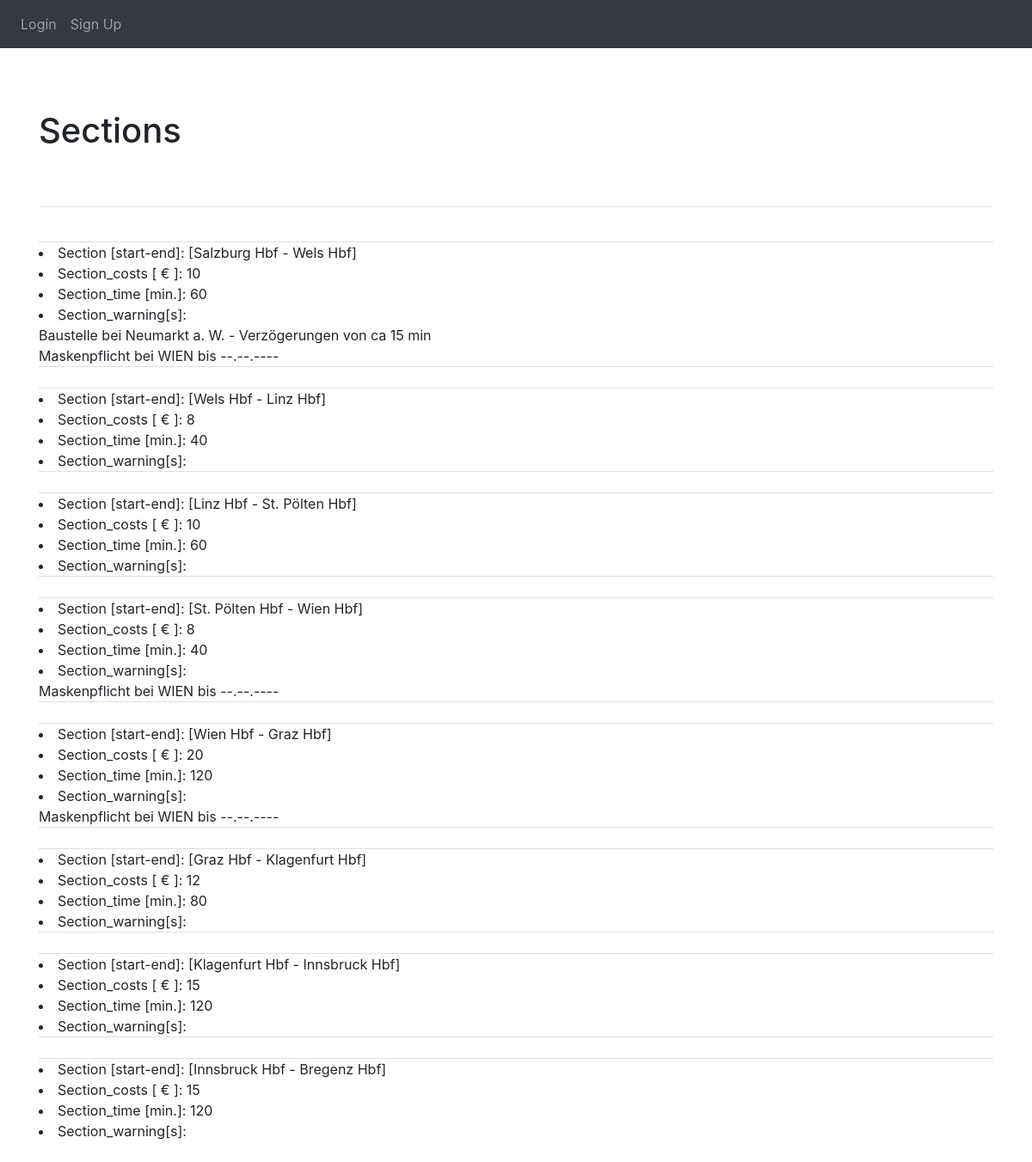
Screenshot of /all_sections with the database file from the repository.
### website/models.py (models this page shows, shortened)
class SectionModel(db.Model):
    id = db.Column(db.Integer, primary_key=True)
    start = db.relationship('TrainstationModel', foreign_keys='SectionModel.start_id')
    start_id = db.Column(db.Integer, db.ForeignKey('trainstation_model.id'))
    end = db.relationship('TrainstationModel', foreign_keys='SectionModel.end_id')
    end_id = db.Column(db.Integer, db.ForeignKey('trainstation_model.id'))
    track = db.Column(db.String(100), nullable=False)
    fee = db.Column(db.Integer, nullable=False)
    time = db.Column(db.Integer, nullable=False)
    section_warnings = db.relationship('WarningModel',
                                       lazy='joined',
                                       backref=db.backref('section', lazy='joined'))

class TrainstationModel(db.Model):
    id = db.Column(db.Integer, primary_key=True)
    name = db.Column(db.String(100), nullable=False)
    address = db.Column(db.String(100), nullable=False)

class WarningModel(db.Model):
    id = db.Column(db.Integer, primary_key=True)
    warnings = db.Column(db.String(1000), nullable=False)
    warning_section = db.relationship('SectionModel', foreign_keys='WarningModel.section_id')
    section_id = db.Column(db.Integer, db.ForeignKey('section_model.id'))

### website/views.py (the view, shortened to what this page needs)
@views.route('/all_sections', methods=['GET', 'POST'])
def get_all_sections():
    all_sections = SectionModel.query.all()
    all_trainstations = TrainstationModel.query.all()
    all_warnings = WarningModel.query.all()
    return render_template("sections.html", user=current_user, all_sections=all_sections,
                           all_trainstations=all_trainstations, all_warnings=all_warnings)

### website/templates/sections.html (shortened to what this page needs)
{% extends "base.html" %}
{% block content %}
<dif class="container">
    <h1 class="py-5">Sections</h1>
    <hr />
    <u1 class="list-group list-group-flush" id="section-list">
        {% for sec in all_sections %}
            <li id="{{ sec.id }}" class="entry list-group-item">
                <li>
                    <span class="field-name":>Section [start-end]:</span>
                    <span class="field-value">[{{ sec.start.name }} - {{ sec.end.name }}]</span>
                </li>
                <li>
                    <span class="field-name":>Section_costs [ € ]:</span>
                    <span class="field-value">{{ sec.fee }}</span>
                </li>
                <li>
                    <span class="field-name":>Section_time [min.]:</span>
                    <span class="field-value">{{ sec.time }}</span>
                </li>
                <li>
                    <span class="field-name":>Section_warning[s]:</span>
                    <br>
                    {% for s in sec.section_warnings %}
                    <span class="field-value">{{ s.warnings }}
                    </span>
                    <br>
                    {% endfor %}
                </li>
            </li>
        {% endfor %}
    </u1>
</dif>
<br />
{% endblock %}

### rows the page displays
SectionModel: start.name "Salzburg Hbf", end.name "Wels Hbf", fee "10", time "60"
WarningModel: warnings "Baustelle bei Neumarkt a. W. - Verzögerungen von ca 15 min"
WarningModel: warnings "Maskenpflicht bei WIEN bis --.--.----"
SectionModel: start.name "Wels Hbf", end.name "Linz Hbf", fee "8", time "40"
SectionModel: start.name "Linz Hbf", end.name "St. Pölten Hbf", fee "10", time "60"
SectionModel: start.name "St. Pölten Hbf", end.name "Wien Hbf", fee "8", time "40"
WarningModel: warnings "Maskenpflicht bei WIEN bis --.--.----"
SectionModel: start.name "Wien Hbf", end.name "Graz Hbf", fee "20", time "120"
WarningModel: warnings "Maskenpflicht bei WIEN bis --.--.----"
SectionModel: start.name "Graz Hbf", end.name "Klagenfurt Hbf", fee "12", time "80"
SectionModel: start.name "Klagenfurt Hbf", end.name "Innsbruck Hbf", fee "15", time "120"
SectionModel: start.name "Innsbruck Hbf", end.name "Bregenz Hbf", fee "15", time "120"
